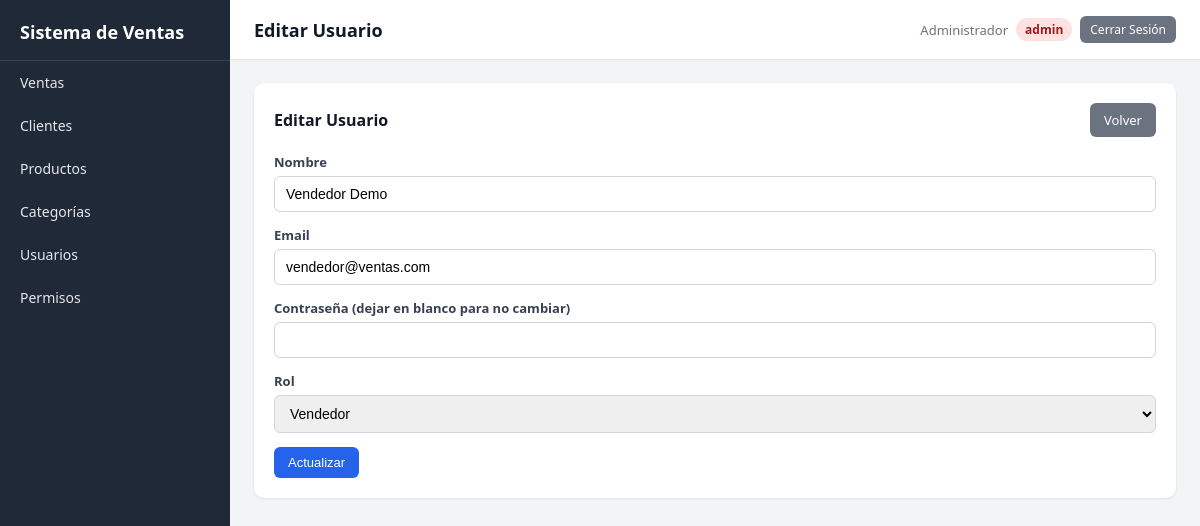
/index.php?c=usuario&a=editar&id=2 (signed in), run on the app's committed database.
### tables this page shows
CREATE TABLE usuarios (
    id INT AUTO_INCREMENT PRIMARY KEY,
    nombre VARCHAR(100) NOT NULL,
    email VARCHAR(150) UNIQUE NOT NULL,
    password VARCHAR(255) NOT NULL,
    rol ENUM('admin','vendedor') DEFAULT 'vendedor',
    created_at TIMESTAMP DEFAULT CURRENT_TIMESTAMP
);

### controllers/UsuarioController.php (called while the page is built, shortened)
<?php
class UsuarioController {
    private $model;
    public function __construct() {
        $this->model = new Usuario();
    }
    public function editar() {
        $id = $_GET['id'] ?? 0;
        $usuario = $this->model->find($id);
        require __DIR__ . '/../views/usuarios/form.php';
    }
}

### index.php (called while the page is built, shortened)
<?php
require_once __DIR__ . '/config/config.php';
$action     = $_GET['a'] ?? DEFAULT_ACTION;
$obj = new $class();
$obj->$action();

### config/database.php (called while the page is built)
<?php
class Database {
    private static $instance = null;
    public static function getConnection() {
        if (self::$instance === null) {
            try {
                self::$instance = new PDO(
                    "mysql:host=localhost;dbname=ventas_db;charset=utf8mb4",
                    "root",
                    "",
                    [
                        PDO::ATTR_ERRMODE => PDO::ERRMODE_EXCEPTION,
                        PDO::ATTR_DEFAULT_FETCH_MODE => PDO::FETCH_ASSOC
                    ]
                );
            } catch (PDOException $e) {
                die("Error de conexión: " . $e->getMessage());
            }
        }
        return self::$instance;
    }
}

### models/BaseModel.php (called while the page is built, shortened)
<?php
require_once __DIR__ . '/../config/database.php';
abstract class BaseModel {
    protected $db;
    protected $table;
    public function __construct() {
        $this->db = Database::getConnection();
    }
    public function find($id) {
        $stmt = $this->db->prepare("SELECT * FROM {$this->table} WHERE id = ?");
        $stmt->execute([$id]);
        return $stmt->fetch();
    }
}

### config/config.php (called while the page is built, shortened)
<?php
function url($path = '') {
    return BASE_URL . ltrim($path, '/');
}

### views/usuarios/form.php (the view, shortened to what this page needs)
<?php
require_once __DIR__ . '/../layout.php';
$editar = isset($usuario) && $usuario;
$accion = $editar ? 'editar&id=' . $usuario['id'] : 'crear';
?>
<div class="card">
    <div class="card-header">
        <h3><?= $editar ? 'Editar Usuario' : 'Nuevo Usuario' ?></h3>
        <a class="btn btn-secondary" href="<?= url('index.php?c=usuario&a=index') ?>">Volver</a>
    </div>
    <form method="POST" action="<?= url('index.php?c=usuario&a=' . $accion) ?>">
        <div class="field">
            <label>Nombre</label>
            <input type="text" name="nombre" value="<?= htmlspecialchars($usuario['nombre'] ?? '') ?>" required>
        </div>
        <div class="field">
            <label>Email</label>
            <input type="email" name="email" value="<?= htmlspecialchars($usuario['email'] ?? '') ?>" required>
        </div>
        <div class="field">
            <label>Contraseña <?= $editar ? '(dejar en blanco para no cambiar)' : '' ?></label>
            <input type="password" name="password" <?= $editar ? '' : 'required' ?>>
        </div>
        <div class="field">
            <label>Rol</label>
            <select name="rol">
                <option value="vendedor" <?= (($usuario['rol'] ?? '') === 'vendedor') ? 'selected' : '' ?>>Vendedor</option>
            </select>
        </div>
        <button class="btn" type="submit"><?= $editar ? 'Actualizar' : 'Guardar' ?></button>
    </form>
</div>

### views/layout.php (style rules this page uses)
:root { --sidebar: #1f2937; --sidebar-hover: #374151; --primary: #2563eb; --bg: #f3f4f6; --card: #ffffff; --text: #111827; --muted: #6b7280; --green: #16a34a; --red: #dc2626; --yellow: #d97706; }
* { box-sizing: border-box; }
body { margin: 0; font-family: 'Segoe UI', Roboto, Arial, sans-serif; background: var(--bg); color: var(--text); display: flex; min-height: 100vh; }
a { text-decoration: none; color: inherit; }
.card { background: var(--card); border-radius: 10px; padding: 20px; box-shadow: 0 1px 3px rgba(0,0,0,.08); margin-bottom: 20px; }
.card-header { display: flex; justify-content: space-between; align-items: center; margin-bottom: 16px; }
.card-header h3 { margin: 0; font-size: 16px; }
.btn { display: inline-block; padding: 8px 14px; border-radius: 6px; border: none; font-size: 13px; cursor: pointer; background: var(--primary); color: #fff; transition: .2s; }
.btn-secondary { background: #6b7280; }
form .field { margin-bottom: 14px; }
form label { display: block; margin-bottom: 5px; font-size: 13px; font-weight: 600; color: #374151; }
form input, form select, form textarea { width: 100%; padding: 9px 11px; border: 1px solid #d1d5db; border-radius: 6px; font-size: 14px; }

### data on the page
usuarios: nombre "Vendedor Demo", email "vendedor@ventas.com", rol "Vendedor"

### other printed values
APP_NAME "Sistema de Ventas"
$title "Editar Usuario"
auth_user_name() "Administrador"
auth_user_role() "admin"
